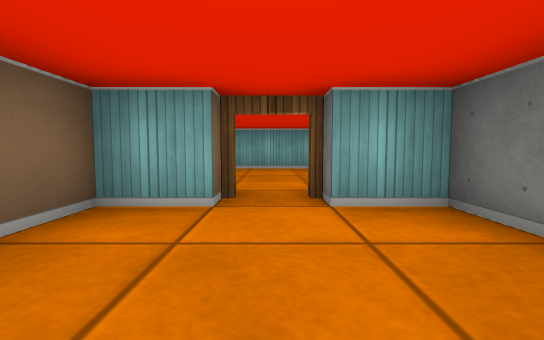
View 1 (above)

14 first-person views from a walk through a cub3D ray-caster map. The camera is about half as high as the walls, tilts 4° down and sees 85° across. The floor is counted in squares. Each view is taken from the middle of a square. On the plan, view 1 faces up. The plan holds only what a view shows up to about 9 squares ahead; the rest is blank.

View 2
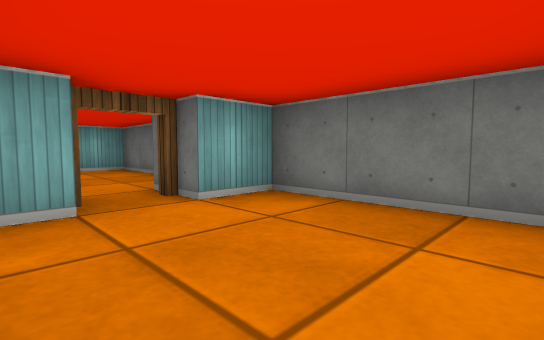

View 3
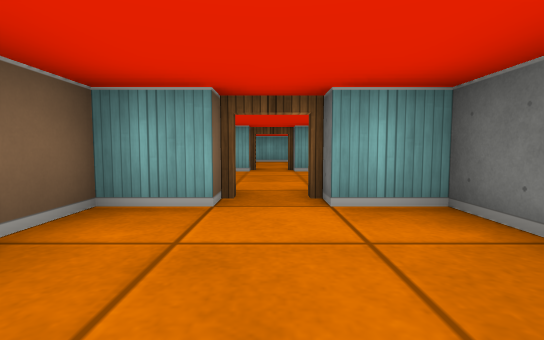

View 4
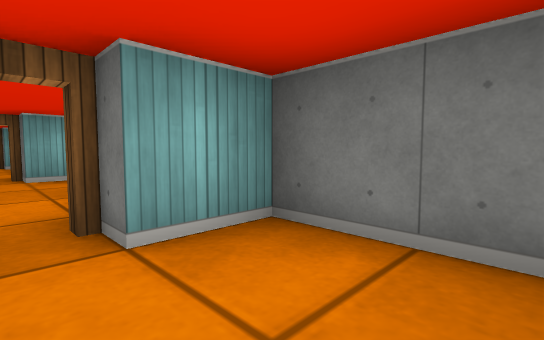

View 5
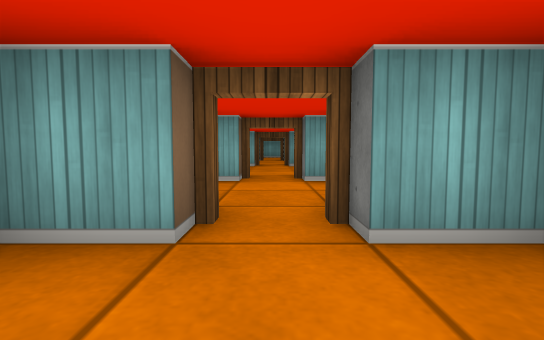

View 6
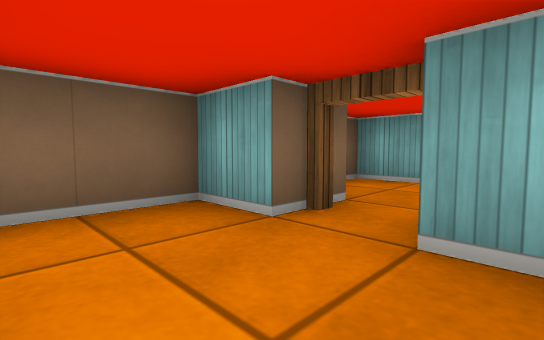

View 7
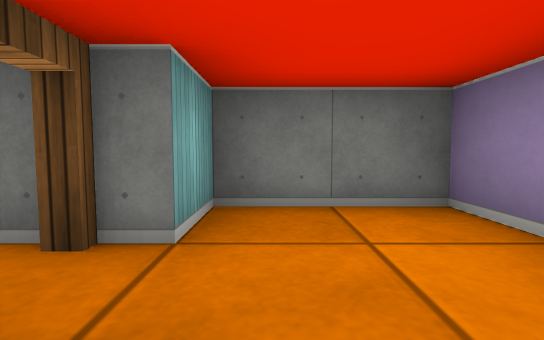

View 8
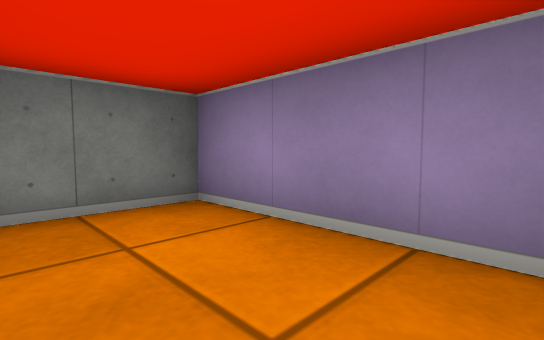

View 9
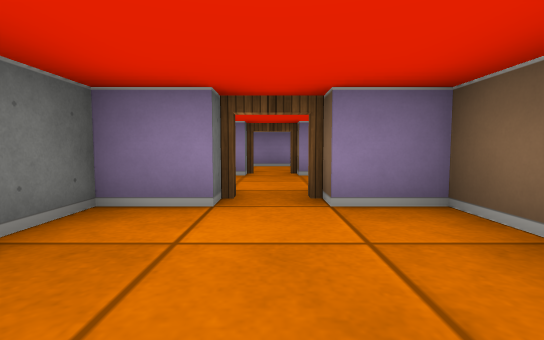

View 10
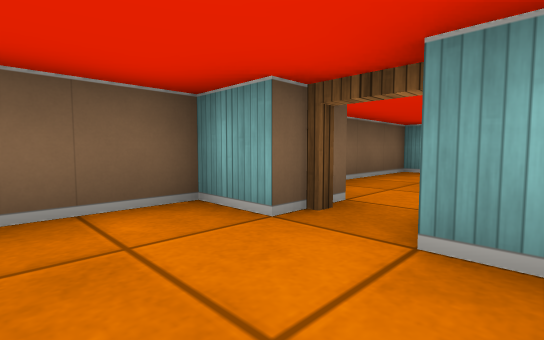

View 11
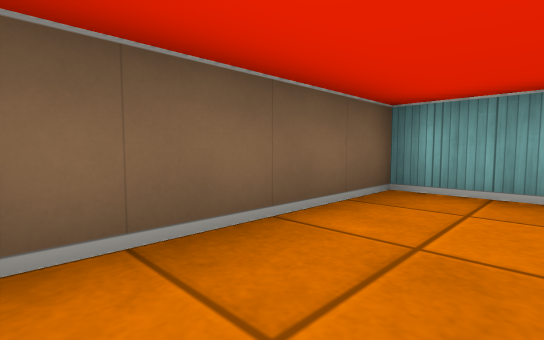

View 12
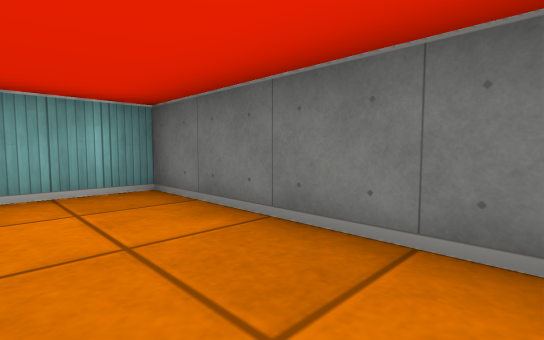

View 13
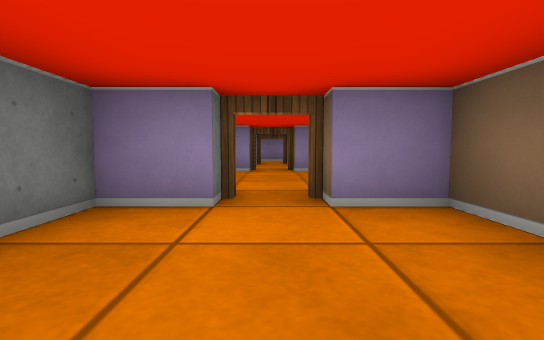

View 14
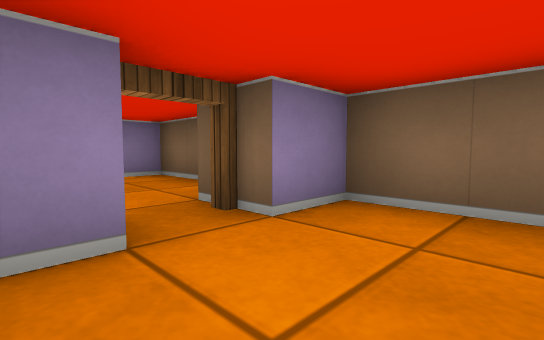

### Floor plan
Ten units are one square. View 1 is at (0, 0); x grows to the right and y downward. Boxes are objects, and circles mark ways between rooms. Rooms are numbered by the first view taken in them; rooms with no view inside come last. Other rooms are left out.
<svg viewBox="-20 -80 40 190">
<path fill="none" stroke="#000" d="M-5 -25 -15 -25 -15 5 -5 5M5 5 15 5 15 -25 5 -25M-5 15 -15 15 -15 45 -5 45M5 45 15 45 15 15 5 15M-5 55 -15 55 -15 59M15 70 15 55 5 55M-5 85 -15 85 -15 100M-10 105 15 105 15 85 5 85M15 -40 15 -75 -15 -75 -15 -40"/>
<circle cx="0" cy="10" r="3" fill="#2a7"/>
<circle cx="0" cy="-30" r="3" fill="#2a7"/>
<circle cx="0" cy="50" r="3" fill="#2a7"/>
<circle cx="0" cy="80" r="3" fill="#2a7"/>
<text x="0" y="-10">1</text>
<text x="0" y="30">2</text>
<text x="0" y="60">3</text>
<text x="0" y="90">4</text>
<text x="0" y="-60">5</text>
</svg>
Room 1 opens to room 2. Room 1 opens to room 5. Room 2 opens to room 3. Room 3 opens to room 4.

Where each view was taken, in squares from view 1:
view 1: 0 up, 0 right, facing up
view 2: 0 up, 1 left, facing up-right
view 3: 4 down, 0 right, facing up
view 4: 7 down, 0 right, facing up-right
view 5: 10 down, 0 right, facing up
view 6: 10 down, 1 right, facing up-left
view 7: 9 down, 1 left, facing right
view 8: 9 down, 1 left, facing down-right
view 9: 2 down, 0 right, facing down
view 10: 1 up, 1 right, facing up-left
view 11: 4 up, 0 right, facing up-left
view 12: 4 up, 0 right, facing up-right
view 13: 2 up, 0 right, facing down
view 14: 1 up, 1 right, facing down-left
